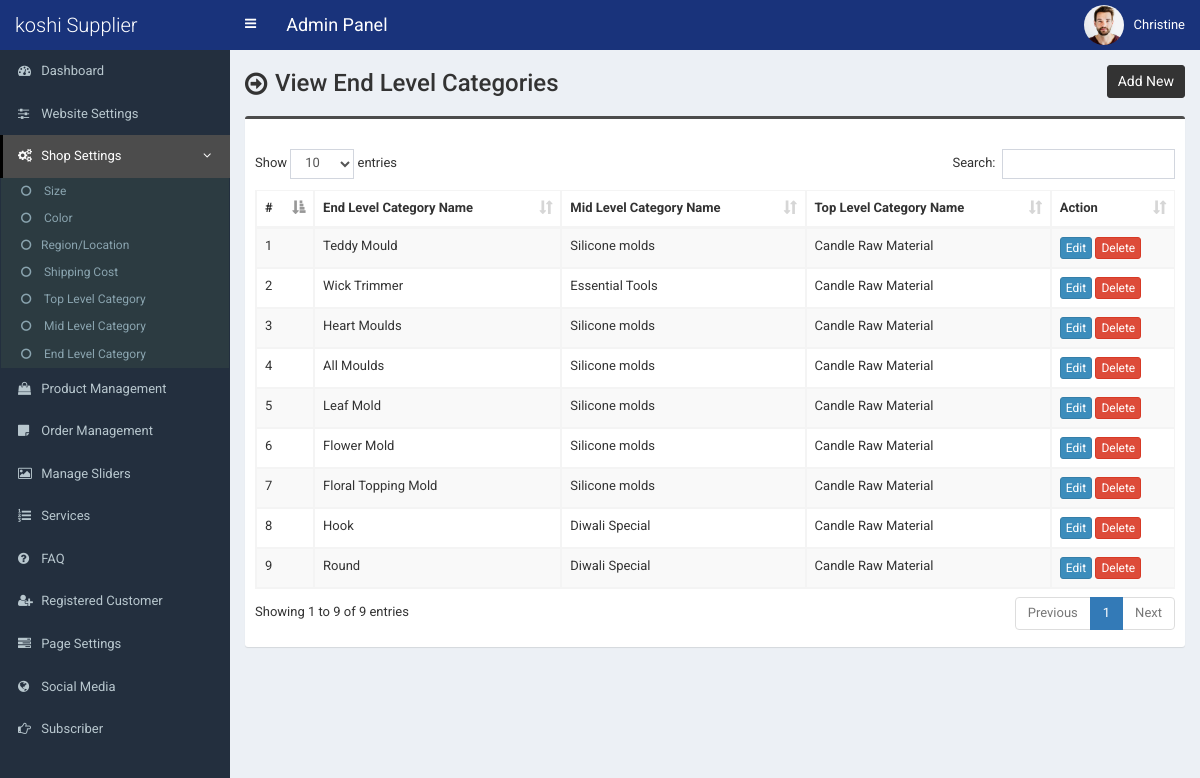
The app's page /admin/end-category.php (signed in) with its own data.
### tables this page shows
CREATE TABLE IF NOT EXISTS `tbl_end_category` (
  `ecat_id` int NOT NULL AUTO_INCREMENT,
  `ecat_name` varchar(255) NOT NULL,
  `mcat_id` int NOT NULL,
  PRIMARY KEY (`ecat_id`)
);

CREATE TABLE IF NOT EXISTS `tbl_mid_category` (
  `mcat_id` int NOT NULL AUTO_INCREMENT,
  `mcat_name` varchar(255) NOT NULL,
  `tcat_id` int NOT NULL,
  PRIMARY KEY (`mcat_id`)
);

CREATE TABLE IF NOT EXISTS `tbl_top_category` (
  `tcat_id` int NOT NULL AUTO_INCREMENT,
  `tcat_name` varchar(255) NOT NULL,
  `show_on_menu` int NOT NULL,
  PRIMARY KEY (`tcat_id`)
);

### admin/end-category.php (the view, shortened to what this page needs)
<?php require_once('header.php'); ?>
<section class="content-header">
	<div class="content-header-left">
		<h1>View End Level Categories</h1>
	</div>
	<div class="content-header-right">
		<a href="end-category-add.php" class="btn btn-primary btn-sm">Add New</a>
	</div>
</section>
<section class="content">
  <div class="row">
    <div class="col-md-12">
      <div class="box box-info">
        <div class="box-body table-responsive">
          <table id="example1" class="table table-bordered table-hover table-striped">
			<thead>
			    <tr>
			        <th>#</th>
			        <th>End Level Category Name</th>
                    <th>Mid Level Category Name</th>
                    <th>Top Level Category Name</th>
			        <th>Action</th>
			    </tr>
			</thead>
            <tbody>
            	<?php
            	$i=0;
            	$statement = $pdo->prepare("SELECT *
                                    FROM tbl_end_category t1
                                    JOIN tbl_mid_category t2
                                    ON t1.mcat_id = t2.mcat_id
                                    JOIN tbl_top_category t3
                                    ON t2.tcat_id = t3.tcat_id
                                    ORDER BY t1.ecat_id DESC
                                    ");
            	$statement->execute();
            	$result = $statement->fetchAll(PDO::FETCH_ASSOC);
            	foreach ($result as $row) {
            		$i++;
            		?>
					<tr>
	                    <td><?php echo $i; ?></td>
	                    <td><?php echo $row['ecat_name']; ?></td>
                        <td><?php echo $row['mcat_name']; ?></td>
                        <td><?php echo $row['tcat_name']; ?></td>
	                    <td>
	                        <a href="end-category-edit.php?id=<?php echo $row['ecat_id']; ?>" class="btn btn-primary btn-xs">Edit</a>
	                        <a href="#" class="btn btn-danger btn-xs" data-href="end-category-delete.php?id=<?php echo $row['ecat_id']; ?>" data-toggle="modal" data-target="#confirm-delete">Delete</a>
	                    </td>
	                </tr>
            		<?php
            	}
            	?>
            </tbody>
          </table>
        </div>
      </div>
</section>
<?php require_once('footer.php'); ?>

### admin/style.css (style rules this page uses)
:root { --primary-color: #19337b; --secondary-color: #f8e3e8; --text-color: #333333; --light-text: #666666; --white: #ffffff; --light-bg: #f9f9f9; --border-color: #eeeeee; --shadow: 0 4px 6px rgba(0, 0, 0, 0.05); --transition: all 0.3s ease; }
body { font-size: 13px; font-family: "Roboto", sans-serif; }
.content-header > h1, .content-header .content-header-left h1 { font-family: "Roboto", sans-serif; }
.box-info { padding-top: 20px; }
.content-header { overflow: hidden; }
.content-header .content-header-left { float: left; padding-top: 5px; }
.content-header .content-header-right { float: right; }
.content-header .content-header-left h1 { margin-top: 0; margin-bottom: 0; padding-left: 30px; padding-bottom: 5px; font-size: 24px; position: relative; }
.content-header .content-header-left h1:before { position: absolute; top: 0; left: 0; font-family: "FontAwesome", sans-serif; font-size: 26px; content: "\f18e"; }
.content-header .content-header-right a { position: relative; font-size: 14px; }
.box.box-info { border-top-color: #4c4c4c; }
.content-header .content-header-right a { background-color: #333333; border-color: #333333; }

### records on screen
tbl_end_category: ecat_name "Teddy Mould", mcat.mcat_name "Silicone molds", tbl_top_category.tcat_name "Candle Raw Material"
tbl_end_category: ecat_name "Wick Trimmer", mcat.mcat_name "Essential Tools", tbl_top_category.tcat_name "Candle Raw Material"
tbl_end_category: ecat_name "Heart Moulds", mcat.mcat_name "Silicone molds", tbl_top_category.tcat_name "Candle Raw Material"
tbl_end_category: ecat_name "All Moulds", mcat.mcat_name "Silicone molds", tbl_top_category.tcat_name "Candle Raw Material"
tbl_end_category: ecat_name "Leaf Mold", mcat.mcat_name "Silicone molds", tbl_top_category.tcat_name "Candle Raw Material"
tbl_end_category: ecat_name "Flower Mold", mcat.mcat_name "Silicone molds", tbl_top_category.tcat_name "Candle Raw Material"
tbl_end_category: ecat_name "Floral Topping Mold", mcat.mcat_name "Silicone molds", tbl_top_category.tcat_name "Candle Raw Material"
tbl_end_category: ecat_name "Hook", mcat.mcat_name "Diwali Special", tbl_top_category.tcat_name "Candle Raw Material"
tbl_end_category: ecat_name "Round", mcat.mcat_name "Diwali Special", tbl_top_category.tcat_name "Candle Raw Material"

### other values on screen
$_SESSION['user']['full_name'] "Christine"
